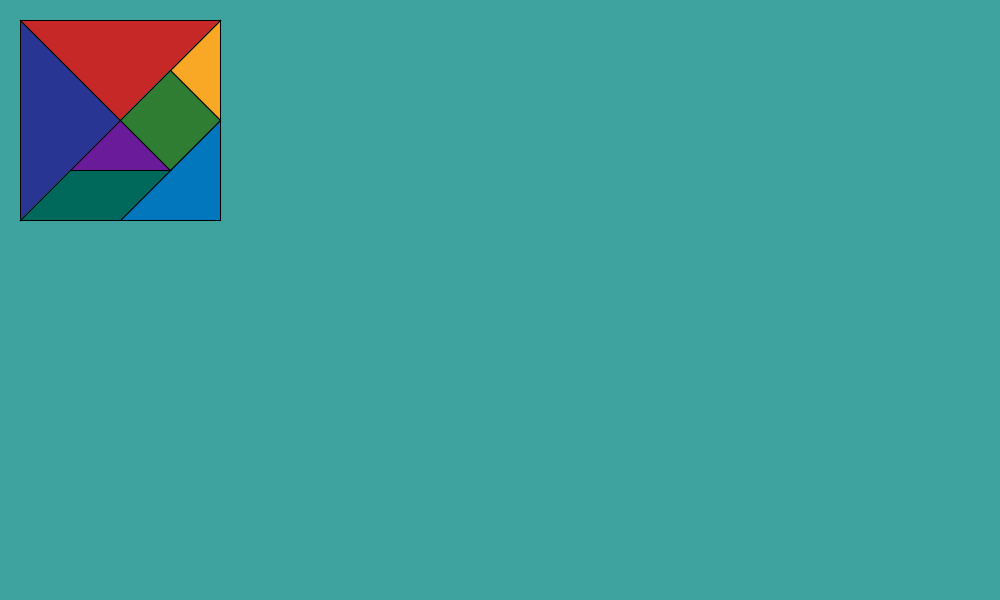
Frame 1 (no input)
Frame 60 (the mouse pressed at the canvas centre just before this capture): identical to frame 1, image omitted
Frame 120 (the mouse held since frame 60 and released just before this capture): identical to frame 1, image omitted

The Processing sketch that drew this single still picture (run headless with seeded random() and noise(); from frame 60 on, the mouse is pressed at the canvas centre):

// Processing sketch: modo_creador
// ── modo_creador.pde

color pxnegro= color (0, 0, 0);
color pxgris= color (137, 135, 135);
color pxfon = color (62, 162, 159);


int X=400;
int Y=200;

int coo;
int varT;
int varP;

// angulo, posicion en X y Y de todas las piezas = 2 triangulos grandes- 1 triangulo mediano- 2 triangulos pequeños- 1 cuadrado- 1 paralelogramo  
int [][] coord ={{0, 120, 70}, {0, 70, 120}, {0, 195, 195}, {0, 195, 70}, {0, 120, 145}, {0, 170, 120}, {0, 95, 195}};

//informacion de los vertices de los triangulos n0-n5 
int [][] triangulos = {{0, 50, 100, -50, -100, -50}, {50, 0, -50, 100, -50, -100}, {25, 25, 25, -75, -75, 25}, {25, -50, 25, 50, -25, 0}, {50, 25, -50, 25, 0, -25}};

//informacion de los vertices de los paralelogramos  n0-n7 
int [][] paralelogramo = {{50, 0, 0, 50, -50, 0, 0, -50}, {25, 25, 75, -25, -25, -25, -75, 25}};
int h=1;

//colores figuras sin seleccionar RGB
int [][] colorori = {{198, 40, 40}, {40, 53, 147}, {2, 119, 189}, {249, 168, 37}, {106, 27, 154}, {46, 125, 50}, {0, 105, 92}};

//colores figuras seleccionadas RGB
int [][] colorsel = {{229, 115, 115}, {121, 134, 203}, {79, 195, 247}, {255, 241, 118}, {186, 104, 200}, {129, 199, 132}, {77, 182, 172}};

void varivec () {
  if ((dist(coord [0][1], coord [0][2], mouseX, mouseY)<20)) {
    coo=0;
    varT=0;
  } else if ((dist(coord [1][1], coord [1][2], mouseX, mouseY)<20)) {
    coo=1;
    varT=1;
  } else if ((dist(coord [2][1], coord [2][2], mouseX, mouseY)<20)) {
    coo=2;
    varT=2;
  } else if ((dist(coord [3][1], coord [3][2], mouseX, mouseY)<20)) {
    coo=3;
    varT=3;
  } else if ((dist(coord [4][1], coord [4][2], mouseX, mouseY)<20)) {
    coo=4;
    varT=4;
  } else if ((dist(coord [5][1], coord [5][2], mouseX, mouseY)<20)) {
    coo=5;
    varP=0;
  } else if ((dist(coord [6][1], coord [6][2], mouseX, mouseY)<20)) {
    coo=6;
    varP=1;
  }
}


void Triangulos() {

  varivec ();

  keyPressed();


  //se dibujan todos los triangulos con sus respectivos colores
  for (int i = 0; i <= 4; i++) {
    if (i!= coo) {

      fill(colorori[i][0], colorori[i][1], colorori[i][2]);
      push();
      translate(coord [i][1], coord [i][2]);
      rotate(radians (coord [i][0]));
      triangle(triangulos [i][0], triangulos [i][1], triangulos [i][2], triangulos [i][3], triangulos [i][4], triangulos [i][5]);
      pop ();
    }
  }
  if (coo <= 4) {
    //se interactua con el triangulo que este cerca a la posicion del mouse
    if ((dist(coord [coo][1], coord [coo][2], mouseX, mouseY)<20)&&(mousePressed)) {
      coord [coo][1] = mouseX;
      coord [coo][2] = mouseY;
    }

    if ((dist(coord [coo][1], coord [coo][2], mouseX, mouseY)<20)) {
      fill(colorsel[coo][0], colorsel[coo][1], colorsel[coo][2]);
    } else {
      fill(colorori[coo][0], colorori[coo][1], colorori[coo][2]);
    }



    push();
    translate(coord [coo][1], coord [coo][2]);
    rotate(radians (coord [coo][0]));
    triangle(triangulos [varT][0], triangulos [varT][1], triangulos [varT][2], triangulos [varT][3], triangulos [varT][4], triangulos [varT][5]);     
    pop();
  }
}

//PARALELOGRAMOS

void paralelogramos() {

  varivec ();
  keyPressed();

  //se dibujan todos los paralelogramos con sus respectivos colores
  for (int j = 0; j <= 1; j++) {
    if (j+5 != coo) {
      fill(colorori[j+5][0], colorori[j+5][1], colorori[j+5][2]);
      push();
      translate(coord [j+5][1], coord [j+5][2]);
      rotate(radians (coord [j+5][0]));
      if (h == 1) {
        quad(paralelogramo [j][0], paralelogramo [j][1], paralelogramo [j][2], paralelogramo [j][3], paralelogramo [j][4], paralelogramo [j][5], paralelogramo [j][6], paralelogramo [j][7]);
      } else {
        quad(paralelogramo [j][0], paralelogramo [j][1]*(-1), paralelogramo [j][2], paralelogramo [j][3]*(-1), paralelogramo [j][4], paralelogramo [j][5]*(-1), paralelogramo [j][6], paralelogramo [j][7]*(-1));
      }
      pop ();
    }
  }

  //se interactua con el paralelogramo que este cerca a la posicion del mouse
  if (coo > 4) {
    if ((dist(coord [coo][1], coord [coo][2], mouseX, mouseY)<20)&&(mousePressed)) {
      coord [coo][1] = mouseX;
      coord [coo][2] = mouseY;
    }

    if ((dist(coord [coo][1], coord [coo][2], mouseX, mouseY)<20)) {
      fill(colorsel[coo][0], colorsel[coo][1], colorsel[coo][2]);
    } else {
      fill(colorori[coo][0], colorori[coo][1], colorori[coo][2]);
    }

    push();
    translate(coord [coo][1], coord [coo][2]);
    rotate(radians (coord [coo][0]));
    if (h==1) {
      quad(paralelogramo [varP][0], paralelogramo [varP][1], paralelogramo [varP][2], paralelogramo [varP][3], paralelogramo [varP][4], paralelogramo [varP][5], paralelogramo [varP][6], paralelogramo [varP][7]);
    } else {
      quad(paralelogramo [varP][0], paralelogramo [varP][1]*(-1), paralelogramo [varP][2], paralelogramo [varP][3]*(-1), paralelogramo [varP][4], paralelogramo [varP][5]*(-1), paralelogramo [varP][6], paralelogramo [varP][7]*(-1));
    }
    pop();
  }
}

void keyPressed() {
  if ((dist(coord [coo][1], coord [coo][2], mouseX, mouseY)<20)&&(keyPressed)) {
    if (key=='a' || key=='A') {
      colorsel [coo][0]=137; 
      colorsel [coo][1]=135;
      colorsel [coo][2]=135;
      colorori [coo][0]=0;
      colorori [coo][1]=0;
      colorori [coo][2]=0;
    }
    if (keyCode == RIGHT) {
      coord [coo][0]= coord [coo][0] + 1;
      delay (25);
    }
    if (keyCode == LEFT) {
      coord [coo][0]= coord [coo][0] - 1;
      delay (25);
    }
   
  }
  if ((coo > 4) && (dist(coord [coo][1], coord [coo][2], mouseX, mouseY)<20)&&(keyPressed)) {
    if (keyCode == UP ) {
      //h=false;
      h=-1;
    } 
    if (keyCode == DOWN ) {
      h=1;
    }
  }
   if (key == 'r' || key == 'R') {
      rellepx();
    }
    if (key == 'd' || key == 'D') {
      rellepx();
      save("imagen.png");
    }
}

void rellepx() {
  loadPixels();
  int dimension = 1000 * 600;
  for (int i = 5; i < dimension-5; i++) { 
    color px=pixels[i];
    if ((pxgris != px)) {
      color ant = pixels[i-5];
      color des = pixels[i+5];
      if ((pxnegro == ant ) && (pxnegro == des)) {
        pixels[i] = pxnegro;
      }
    }
  }
  updatePixels();
}
void setup () {
  size(1000, 600);
}

//mouseX >= 25 && mouseX <= 50 || mouseY>= 25 && mouseY <= 50 &&
void draw () {

  background(62, 162, 159 );


  Triangulos ();
  paralelogramos();

  keyPressed();
}
